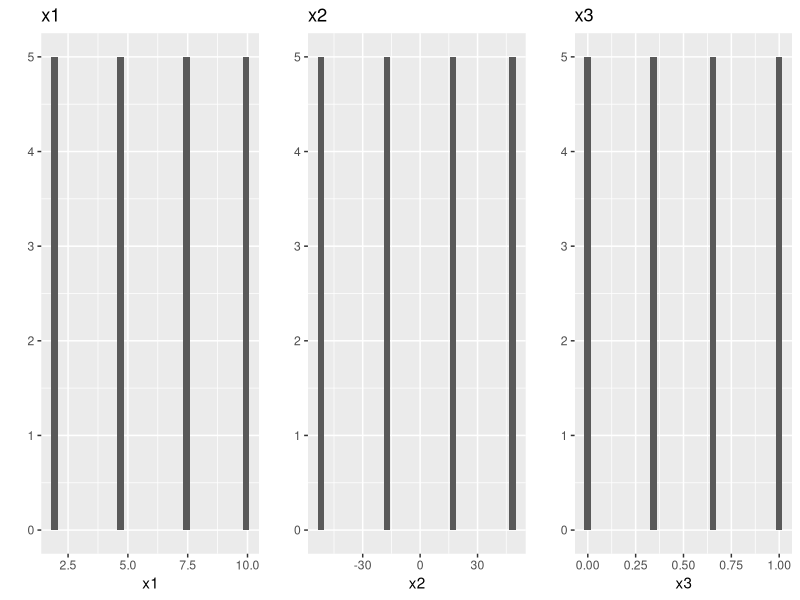
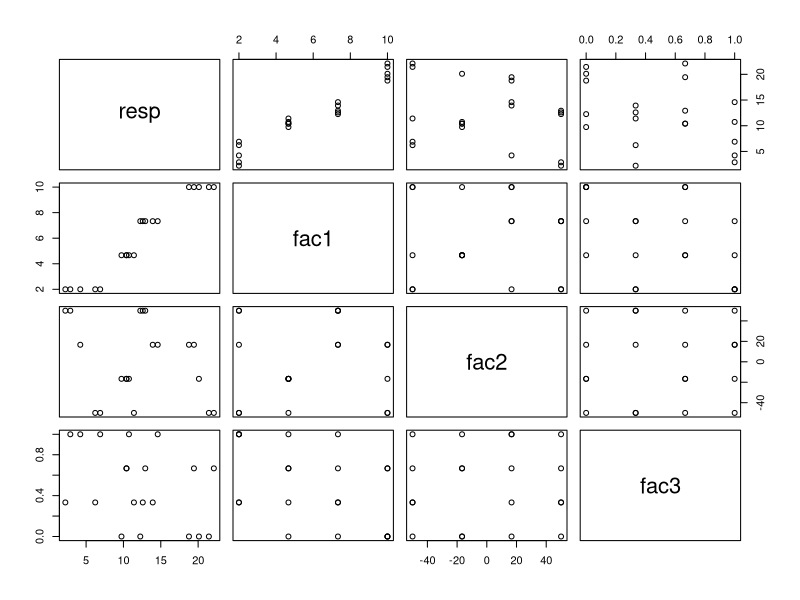
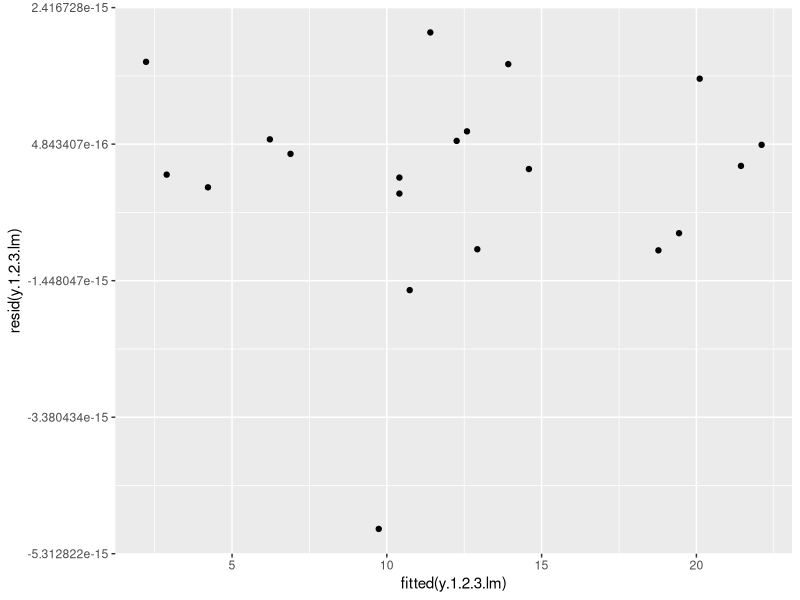

Recreate these plots in R, in order. (Note: this script raises an error after producing the figures.)
# General Linear Models: Examples and stuff
library(ggplot2)
library(gridExtra)



m = 5
k = 4
ssize<-m*k

x1 <- rep(seq(from=2, to = 10, by = (10-2)/(k-1)),m)

x1 <- sample(rep(seq(from=2, to = 10, by =(10-2)/(k-1)),m))
x2 <- sample(rep(seq(from=-50, to = 50, by =(50-(-50))/(k-1)),m))
x3 <- sample(rep(seq(from=0, to = 1, by =(1-0)/(k-1)),m))

y <- 1.944*x1-.04*x2+x3

h1 <- qplot(x1) + ggtitle("x1")
h2 <- qplot(x2) + ggtitle("x2")
h3 <- qplot(x3) + ggtitle("x3")

grid.arrange(h1,h2,h3, nrow=1)

ex.df <- data.frame(resp=y, fac1=x1, fac2=x2, fac3 =x3)
head(ex.df)

pairs(ex.df)

y.1.2.3.lm <- lm(resp~fac1+fac2+fac3, data = ex.df)

ggplot(data=ex.df, aes(fitted(y.1.2.3.lm), resid(y.1.2.3.lm))) +
  geom_point()
anova(y.1.2.3.4.lm)
summary(y.1.2.3.lm)


#w/noise --------------------------------------------------------
m = 5 #determines the sample size
k = 4
ssize<-m*k

x1 <- sample(rep(seq(from=2, to = 10, by =(10-2)/(k-1)),m))
x2 <- sample(rep(seq(from=-50, to = 50, by =(50-(-50))/(k-1)),m))
x3 <- sample(rep(seq(from=0, to = 5, by =(5-0)/(k-1)),m))

y <- 3*x1^2 -.04*x2 +x3^2 + rnorm(ssize, 0, 5)

#h1 <- qplot(x1) + ggtitle("x1")
#h2 <- qplot(x2) + ggtitle("x2")
#h3 <- qplot(x3) + ggtitle("x3")
#grid.arrange(h1,h2,h3, nrow=1)
ex.df <- data.frame(resp=y, fac1=x1, fac2=x2, fac3 =x3)
head(ex.df)
#pairs(ex.df)

y.1.2.3.lm <- lm(resp~fac1+fac2+fac3+fac2*fac3, data = ex.df)
summary(y.1.2.3.lm)

y.l1.2.3.lm <- lm(resp~I(fac1^2)+fac2+I(fac3^2), data=ex.df)
summary(y.l1.2.3.lm)



ggplot(data=ex.df, aes(fitted(y.l1.2.3.lm), resid(y.l1.2.3.lm))) +geom_point()

ggplot(data=ex.df, aes(fitted(y.1.2.3.lm), resid(y.1.2.3.lm))) +geom_point()

 anova(y.1.2.3.4.lm)
summary(y.1.2.3.lm)
